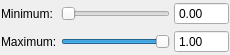
<?xml version="1.0" encoding="UTF-8"?>
<ui version="4.0">
 <class>VtkThresholdWidget</class>
 <widget class="QWidget" name="VtkThresholdWidget">
  <property name="geometry">
   <rect>
    <x>0</x>
    <y>0</y>
    <width>230</width>
    <height>55</height>
   </rect>
  </property>
  <property name="minimumSize">
   <size>
    <width>230</width>
    <height>55</height>
   </size>
  </property>
  <property name="windowTitle">
   <string>Threshold widget</string>
  </property>
  <layout class="QGridLayout" name="gridLayout">
   <property name="leftMargin">
    <number>1</number>
   </property>
   <property name="topMargin">
    <number>1</number>
   </property>
   <property name="rightMargin">
    <number>1</number>
   </property>
   <property name="bottomMargin">
    <number>1</number>
   </property>
   <property name="spacing">
    <number>4</number>
   </property>
   <item row="0" column="0">
    <widget class="QLabel" name="maxLabel">
     <property name="text">
      <string>Minimum:</string>
     </property>
    </widget>
   </item>
   <item row="0" column="1">
    <widget class="QSlider" name="minSlider">
     <property name="maximum">
      <number>1000</number>
     </property>
     <property name="orientation">
      <enum>Qt::Horizontal</enum>
     </property>
    </widget>
   </item>
   <item row="0" column="2">
    <widget class="QDoubleSpinBox" name="minSpinBox">
     <property name="buttonSymbols">
      <enum>QAbstractSpinBox::NoButtons</enum>
     </property>
     <property name="maximum">
      <double>1000.000000000000000</double>
     </property>
    </widget>
   </item>
   <item row="1" column="0">
    <widget class="QLabel" name="minLabel">
     <property name="text">
      <string>Maximum:</string>
     </property>
    </widget>
   </item>
   <item row="1" column="1">
    <widget class="QSlider" name="maxSlider">
     <property name="maximum">
      <number>1000</number>
     </property>
     <property name="value">
      <number>1000</number>
     </property>
     <property name="orientation">
      <enum>Qt::Horizontal</enum>
     </property>
    </widget>
   </item>
   <item row="1" column="2">
    <widget class="QDoubleSpinBox" name="maxSpinBox">
     <property name="buttonSymbols">
      <enum>QAbstractSpinBox::NoButtons</enum>
     </property>
     <property name="maximum">
      <double>1000.000000000000000</double>
     </property>
     <property name="value">
      <double>1.000000000000000</double>
     </property>
    </widget>
   </item>
  </layout>
 </widget>
 <resources/>
 <connections/>
</ui>
